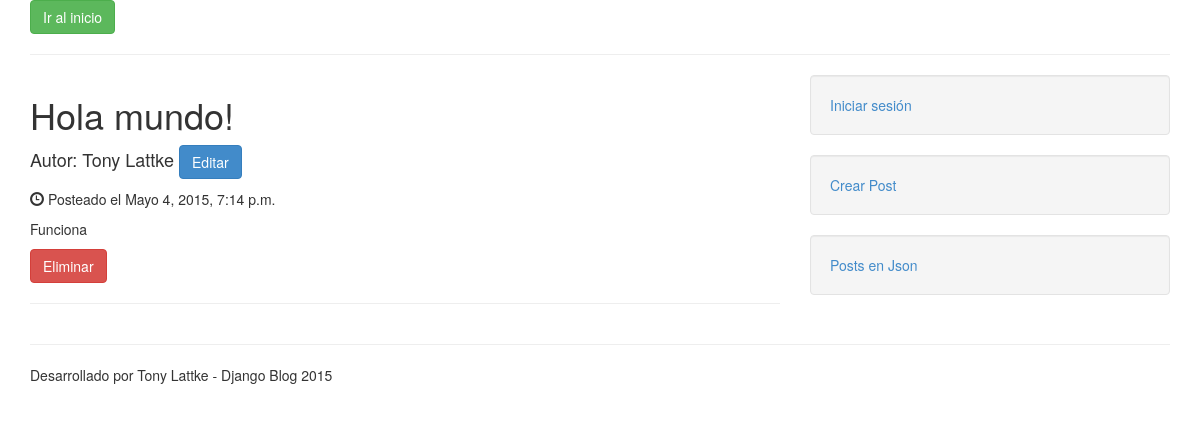
The app's page /posts/5 with its own data.
### posts/models.py (models this page shows)
class Post(models.Model):
	nombre = models.CharField(max_length=200)
	autor = models.CharField(max_length=200)
	contenido = models.TextField()
	pub_fecha = models.DateTimeField('fecha')
	def publicado_recientemente(self):
		return self.pub_fecha >= (timezone.now() - timedelta(days=1))
	publicado_recientemente.admin_order_field = 'pub_fecha'
	publicado_recientemente.boolean = True
	publicado_recientemente.short_description = 'Publicado recientemente?'

### posts/views.py (the view)
# urls.py: url(r'^(?P<post_id>[0-9]+)?$'		, views.obtener),		# Obtener
def obtener(request,post_id):
	post_id = int(post_id)
	post = get_object_or_404(Post, pk=post_id)
	context = {'post': post}
	return render(request, 'post.html', context)

### posts/templates/post.html (shortened to what this page needs)
{% extends "base.html" %}
{% block principal_content %}
<h1>{{post.nombre}}</h1>
<h4>Autor: {{post.autor}} <a href="editar/{{post.id}}" class="btn btn-primary">Editar</a></h4>
<p>
    <span class="glyphicon glyphicon-time"></span> Posteado el {{post.pub_fecha}}
</p>
{{post.contenido|linebreaks}}
<form method="post" id="form_crear_post" action="/posts/eliminar">
	<button type="submit" onclick="return confirm('Seguro?')" class="btn btn-danger">Eliminar</button>
</form>
<hr>
{% endblock principal_content %}

### records on screen
Post: nombre "Hola mundo!", autor "Tony Lattke", pub_fecha "Mayo 4, 2015, 7:14 p.m.", contenido "Funciona"
